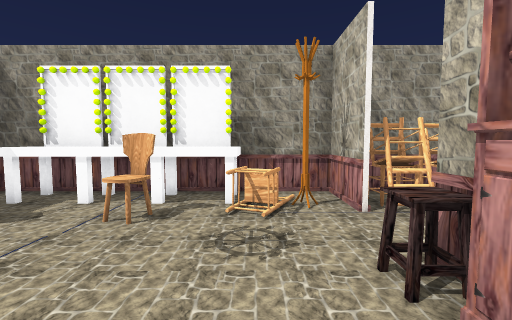
View 1 (above)

16 first-person views from a walk through a 3-D level made in the Unity game engine. The camera is 1.2 m above the floor, tilts 4° down and sees 90° across. The floor is counted in squares, 1 m on a side. Each view is taken from the middle of a square. On the plan, view 1 faces up. The plan holds only what a view shows up to about 12 squares ahead; the rest is blank. Some animated figures are left out. Door leaves are left out, so doorways stand open. Some surface patterns are stand-ins.

View 2
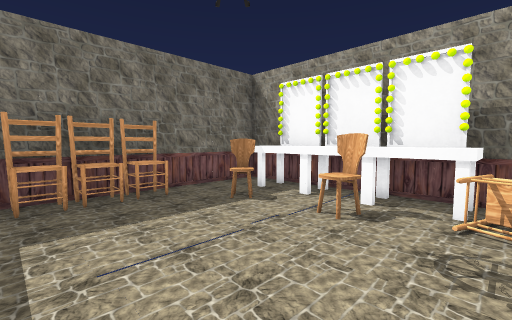

View 3
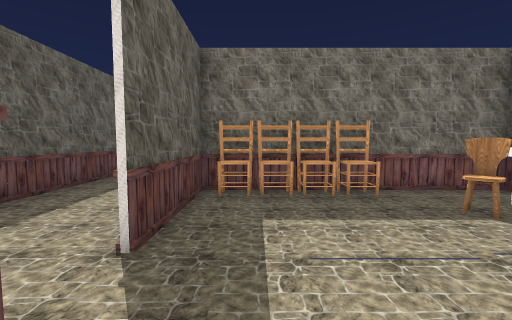

View 4
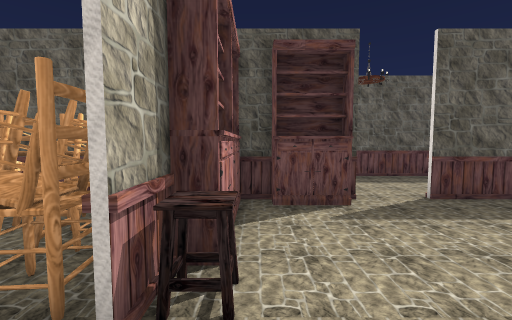

View 5
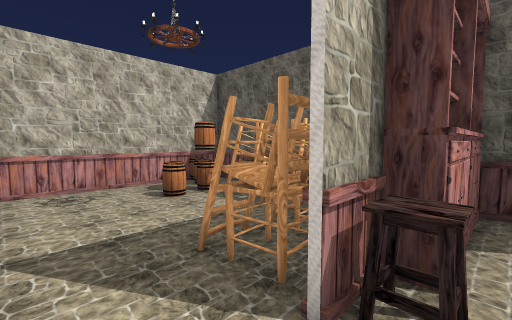

View 6
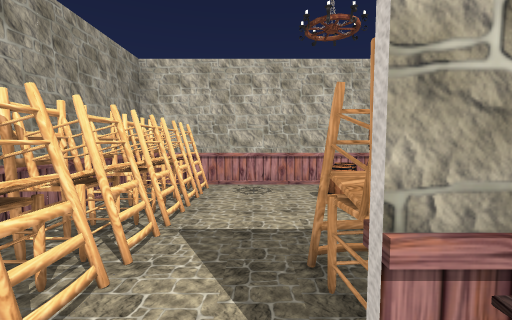

View 7
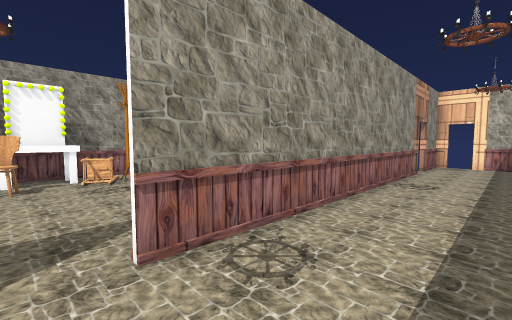

View 8
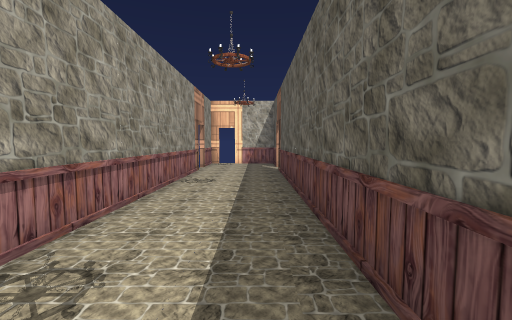

View 9
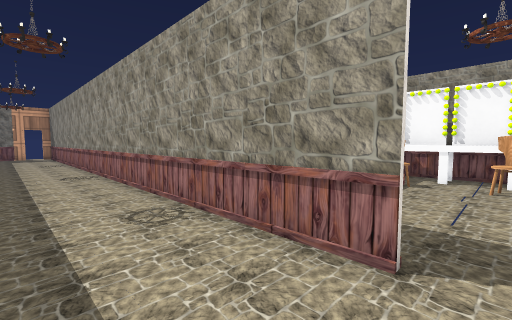

View 10
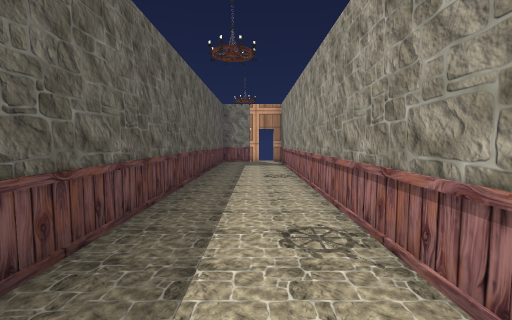

View 11
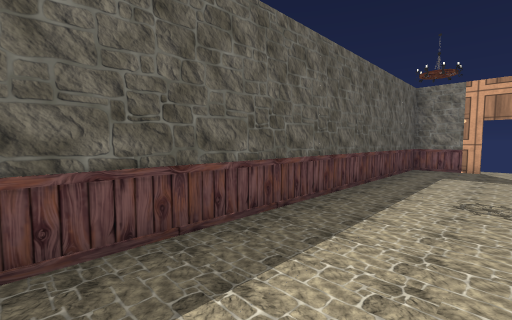

View 12
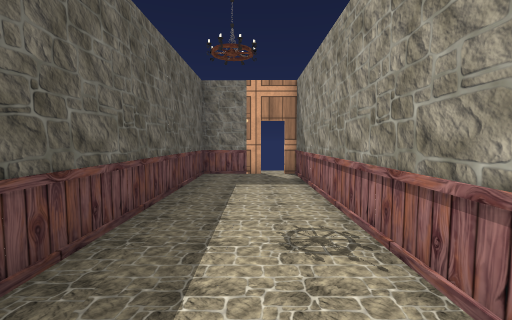

View 13
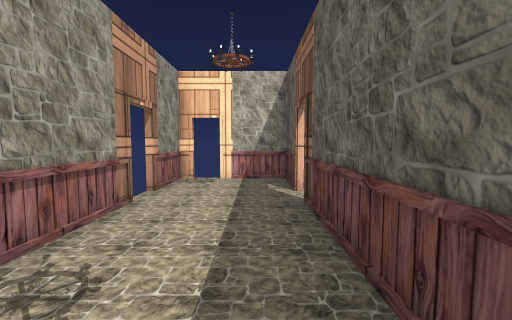

View 14
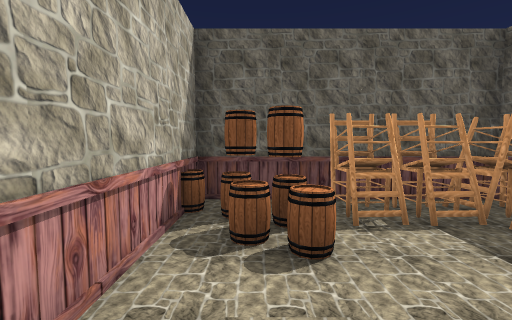

View 15
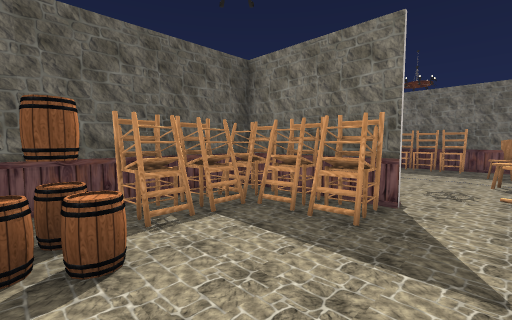

View 16
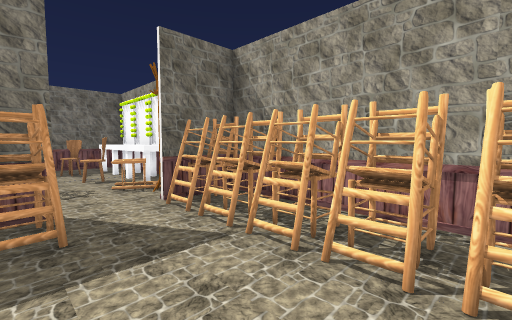

### Floor plan
Points are (right, up) in squares from view 1. A wall is a line through its corners. A room is listed if a view was taken in it or the views show most of it. See-through windows are left out.
Room 1 (views 1, 2, 3, 4, 5, 6, 7, 8, 9, 10, 11, 12, 13, 14, 15, 16)
walls: (-2.6, -1.5) (-24.7, -1.5) (-24.7, -2); (1.8, 4.2) (1.8, 6.2); (1.9, 6.2) (1.9, 4.2); (-9.2, -5) (9.2, -5); (5.5, -1.4) (8.3, -1.4); (8.3, 0.6) (8.3, 6.2) (-6.4, 6.2) (-6.4, -1.4) (-2.6, -1.4); (9.1, -1.5) (5.4, -1.5); (10.2, -5) (12.5, -5) (12.5, -2.7); (12.5, -2) (12.5, -1.5) (10.1, -1.5); (-24.7, -2.8) (-24.7, -5) (-10.9, -5)
ways out: open door at (-25, -2.5); open door at (9.5, -5); open door at (9.5, -1); open door at (13, -2.5)
objects: chair (-6, 0); chair (-6, 1); chair (-6, 2); other object (-5, 5) to (-4, 5); chair (-4, 4); other object (-3, 5) to (-2, 5); chair (-2, 4); cupboard (-1, -1) to (0, -1); other object (-1, 5); chair (0, 4) to (0, 5); cupboard (1, -1) to (2, 0); cupboard (1, 1); stool (1, 2); chair (2, 0); chair (2, 1); chair (2, 2); chair (3, -1) to (3, 0); chair (3, 1); chair (3, 2); chair (3, 5); chair (4, -1); chair (4, 0); chair (4, 5); chair (5, -1); chair (5, 0); chair (5, 5); barrel (6, 0); barrel (6, 1); chair (6, 4); chair (6, 5); barrel (7, 0); barrel (7, 1); chair (7, 5)

Positions as (right, up) in squares from view 1, and headings:
1: (0, 0), facing up
2: (0, 0), facing up-left
3: (0, 0), facing left
4: (1, 4), facing down
5: (1, 4), facing down-right
6: (1, 3), facing right
7: (-2, -4), facing up-right
8: (-2, -4), facing right
9: (-2, -4), facing up-left
10: (-9, -3), facing left
11: (-12, -2), facing down-left
12: (-15, -3), facing left
13: (4, -4), facing right
14: (7, 4), facing down
15: (7, 4), facing down-left
16: (7, 2), facing up-left
